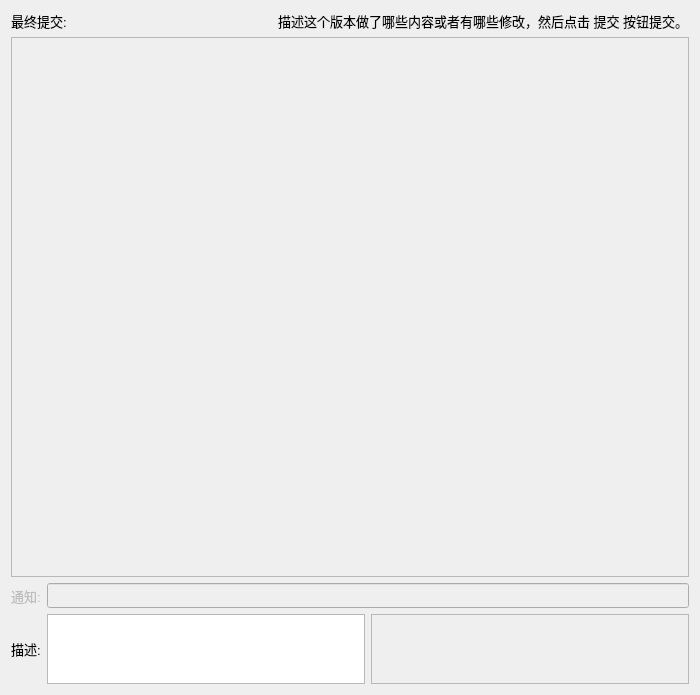
<?xml version="1.0" encoding="UTF-8"?>
<ui version="4.0">
 <class>Form</class>
 <widget class="QWidget" name="Form">
  <property name="geometry">
   <rect>
    <x>0</x>
    <y>0</y>
    <width>700</width>
    <height>694</height>
   </rect>
  </property>
  <property name="font">
   <font>
    <pointsize>10</pointsize>
   </font>
  </property>
  <property name="windowTitle">
   <string>Form</string>
  </property>
  <layout class="QVBoxLayout" name="verticalLayout_2">
   <item>
    <layout class="QHBoxLayout" name="horizontalLayout_3">
     <item>
      <widget class="QLabel" name="label_title">
       <property name="text">
        <string>最终提交:</string>
       </property>
      </widget>
     </item>
     <item>
      <widget class="QLabel" name="label_description">
       <property name="text">
        <string>&lt;html&gt;&lt;head/&gt;&lt;body&gt;&lt;p&gt;描述这个版本做了哪些内容或者有哪些修改，然后点击 提交 按钮提交。&lt;/p&gt;&lt;/body&gt;&lt;/html&gt;</string>
       </property>
      </widget>
     </item>
    </layout>
   </item>
   <item>
    <layout class="QVBoxLayout" name="verticalLayout">
     <item>
      <widget class="QScrollArea" name="scrollArea_process">
       <property name="sizePolicy">
        <sizepolicy hsizetype="Expanding" vsizetype="MinimumExpanding">
         <horstretch>0</horstretch>
         <verstretch>0</verstretch>
        </sizepolicy>
       </property>
       <property name="minimumSize">
        <size>
         <width>0</width>
         <height>540</height>
        </size>
       </property>
       <property name="widgetResizable">
        <bool>true</bool>
       </property>
       <widget class="QWidget" name="scrollAreaWidgetContents">
        <property name="geometry">
         <rect>
          <x>0</x>
          <y>0</y>
          <width>678</width>
          <height>538</height>
         </rect>
        </property>
       </widget>
      </widget>
     </item>
    </layout>
   </item>
   <item>
    <layout class="QHBoxLayout" name="horizontalLayout">
     <item>
      <widget class="QLabel" name="label_email">
       <property name="enabled">
        <bool>false</bool>
       </property>
       <property name="text">
        <string>通知:</string>
       </property>
      </widget>
     </item>
     <item>
      <widget class="QLineEdit" name="lineEdit_email">
       <property name="enabled">
        <bool>false</bool>
       </property>
       <property name="minimumSize">
        <size>
         <width>0</width>
         <height>25</height>
        </size>
       </property>
      </widget>
     </item>
    </layout>
   </item>
   <item>
    <layout class="QHBoxLayout" name="horizontalLayout_2">
     <item>
      <widget class="QLabel" name="label_description_2">
       <property name="text">
        <string>描述:</string>
       </property>
      </widget>
     </item>
     <item>
      <widget class="QPlainTextEdit" name="plainTextEdit_description">
       <property name="minimumSize">
        <size>
         <width>0</width>
         <height>70</height>
        </size>
       </property>
       <property name="maximumSize">
        <size>
         <width>16777215</width>
         <height>70</height>
        </size>
       </property>
      </widget>
     </item>
     <item>
      <widget class="QPlainTextEdit" name="plainTextEdit_auto_description">
       <property name="enabled">
        <bool>false</bool>
       </property>
       <property name="minimumSize">
        <size>
         <width>0</width>
         <height>70</height>
        </size>
       </property>
       <property name="maximumSize">
        <size>
         <width>16777215</width>
         <height>70</height>
        </size>
       </property>
      </widget>
     </item>
    </layout>
   </item>
  </layout>
 </widget>
 <resources/>
 <connections/>
</ui>
